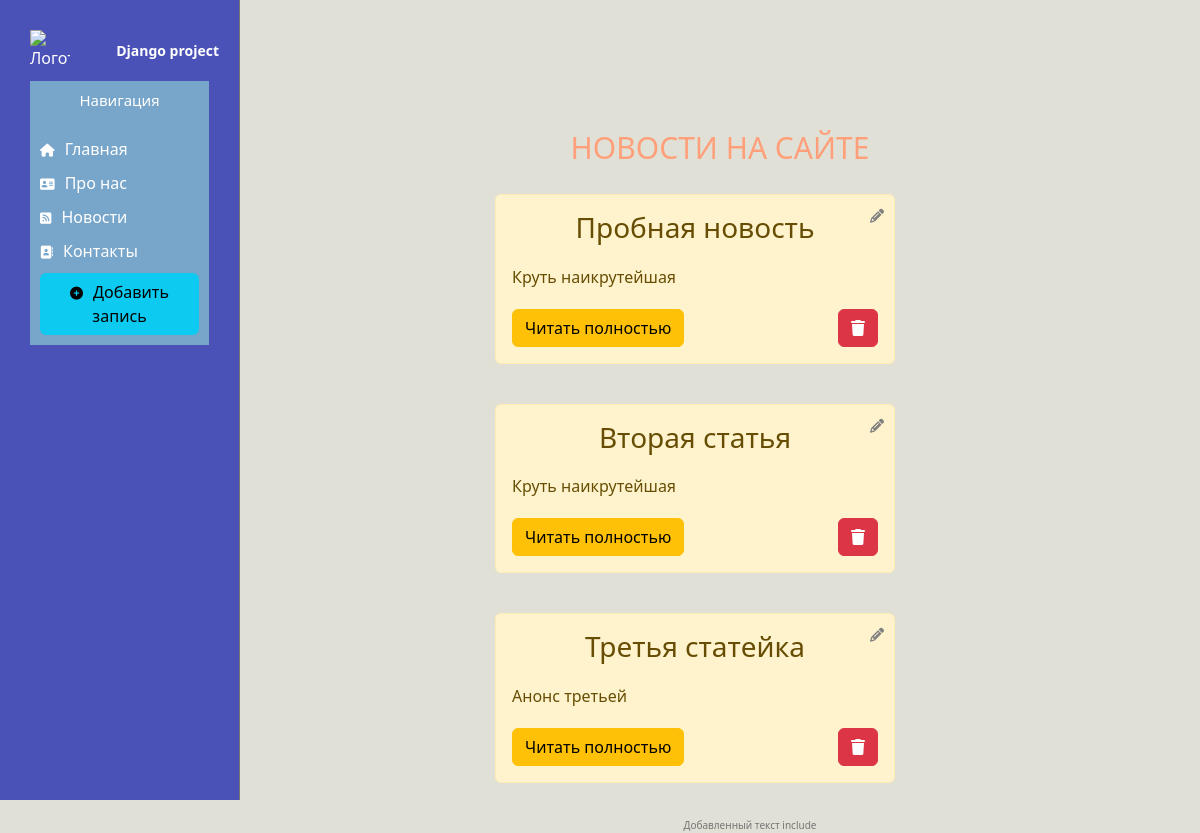
The page /news/ on the database as committed earlier.
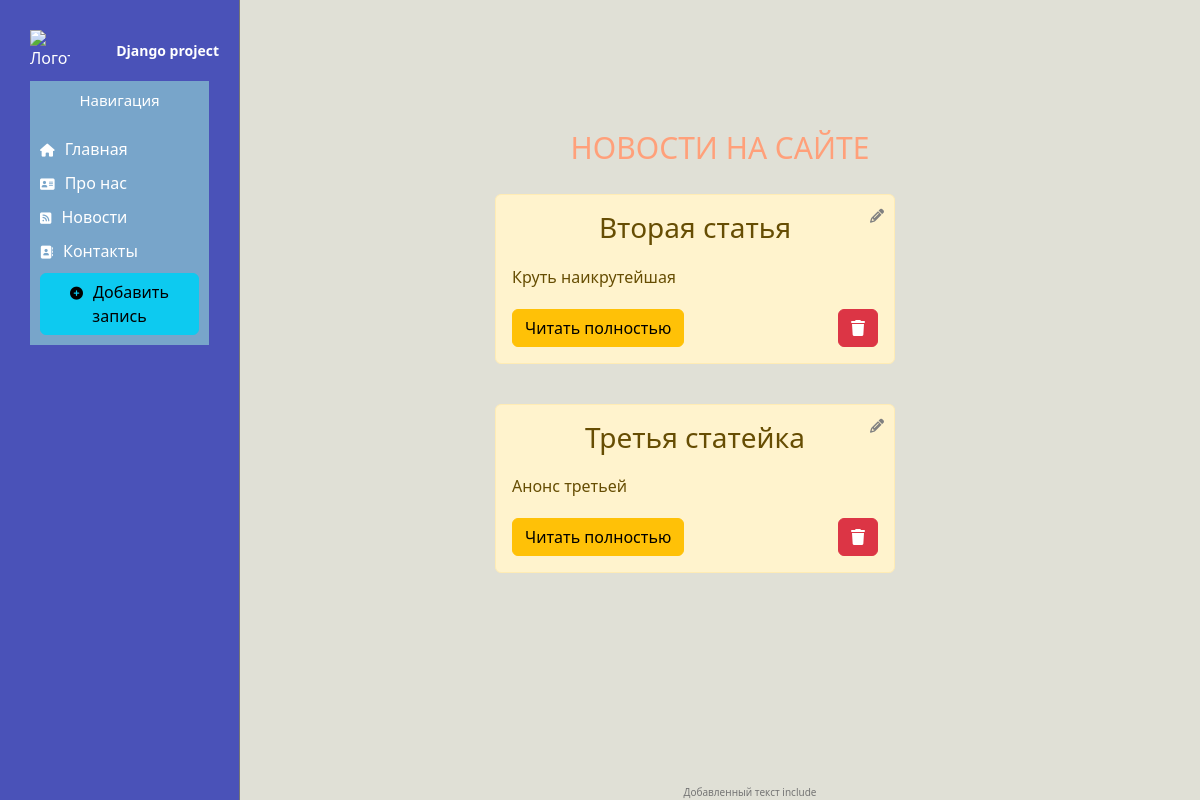
The same page on the database as committed later.
### news/models.py (models this page shows, shortened)
class Articles(models.Model):
    title = models.CharField("Название", max_length=50)
    anons = models.CharField("Анонс", max_length=250)
    full_text = models.TextField("Полный текст статьи")
    date = models.DateTimeField("Дата публикации")
    class Meta:
        verbose_name = 'Новость'
        verbose_name_plural = 'Новости'

### news/views.py (the view)
# urls.py: path('', views.news_home, name = "news"),
def news_home(request):
    news = Articles.objects.all() # .order_by('-date')[:2] - выборка 2-х записей, отсортированных по дате
    return render(request,'news/news_home.html', {'news': news})

### news/templates/news/news_home.html (shortened to what this page needs)
{% extends 'main/layout.html' %}
{% block content %}
    <div class='features'>
        {% if news %}
            {% for el in news %}
                <div class='alert alert-warning'>
                    <a href='{{ el.id }}/update' class='editing'><i class='fa fa-pencil'></i></a>
                    <h3>{{ el.title }}</h3>
                    <p>{{ el.anons }}</p>
                    <div>
                        <a href='{% url "news-detail" el.id %}' class='btn btn-warning'>Читать полностью</a>
                        <a href='{{ el.id }}/delete' class='btn btn-danger delete'><i class="fa-solid fa-trash"></i></a>
                    </div>
                </div>
            {% endfor %}
        {% else %}
                <p>Нет записей</p>
        {% endif %}
    </div>
{% endblock %}

### main/templates/main/layout.html (shortened to what this page needs)
{% load static %}
<!doctype html>
<html lang="ru">
    <head>
        <link rel="stylesheet" href="https://cdn.jsdelivr.net/npm/bootstrap@5.2.3/dist/css/bootstrap.min.css">
        <link rel="stylesheet" href="https://site-assets.fontawesome.com/releases/v6.4.0/css/all.css">
        <link rel="stylesheet" href="{% static 'main/css/main.css' %}">
    </head>
    <body>
        <aside>
        <img src='{% static "main/img/admin.jpg" %}' alt="Логотип">
        <span class='logo'>Django project</span>
        <h3>Навигация</h3>
        <ul>
            <a href="{% url 'home' %}"><li><i class="fa-solid fa-house"></i>Главная</li></a>
            <a href="{% url 'about' %}"><li><i class="fa-solid fa-address-card"></i>Про нас</li></a>
            <a href="{% url 'news' %}"><li><i class="fa-solid fa-square-rss"></i>Новости</li></a>
            <a href="{% url 'contacts' %}"><li><i class="fa-solid fa-address-book"></i>Контакты</li></a>
            <a href="{% url 'create' %}"><li><button class="btn btn-info"><i class="fa-solid fa-plus-circle"></i>Добавить запись</button></li></a>
        </ul>
        </aside>
        <main>
            {% block content %}
            {% endblock %}
            {% include 'main/footer.html' %}
        </main>
    </body>
</html>

### main/templates/main/footer.html
<footer>Добавленный текст include</footer>

### main/static/main/css/main.css (style rules this page uses)
body { background-color: rgb(224, 224, 214); }
aside { float: left; background-color: #4a52b8; width: 20%; padding: 2.5%; height: 100vh; color: #fff; border-right: 1px solid #757575; }
aside img { width: 40px; float: left; }
aside .logo { font-size: 14px; font-weight: bold; position: relative; display: block; width: 100%; margin: 10px; text-align: right; }
aside h3 { font-size: 15px; margin-top: 20px; text-align: center; }
aside ul { margin-top: -10px; list-style: none; }
aside h3, aside ul { display: block; width: 100%; background-color: #78a5ca; padding: 10px; }
aside ul li { color: #fff; display: block; margin-top: 10px; transition: transform .3s ease; }
aside a { text-decoration: none; }
aside i { margin-right: 10px; font-size: 13px; }
main .features { float: left; color: lightsalmon; margin-top: 100px; text-align: center; width: 80%; padding: 2.5%; }
main h1, main h3, main h2 { text-align: center; display: block; width: 100%; }
main .features h1 { font-size: 30px; }
main .features p { max-width: 400px; margin: 20px auto; }
footer { display: block; position: fixed; bottom: 0; text-align: center; color: #757575; padding-left: 25%; width: 100%; font-size: 10px; }
.alert-warning { float: left; clear: both; width: 400px; margin: 20px 25%; text-align: left; }
.editing { position: absolute; top: 10px; right: 10px; font-size: 14px; color: grey; transition: transform .3s ease; }
.delete { float: right; }

Rows that differ between the two databases and show on the page:
removed Articles: title "Пробная новость", anons "Круть наикрутейшая"
